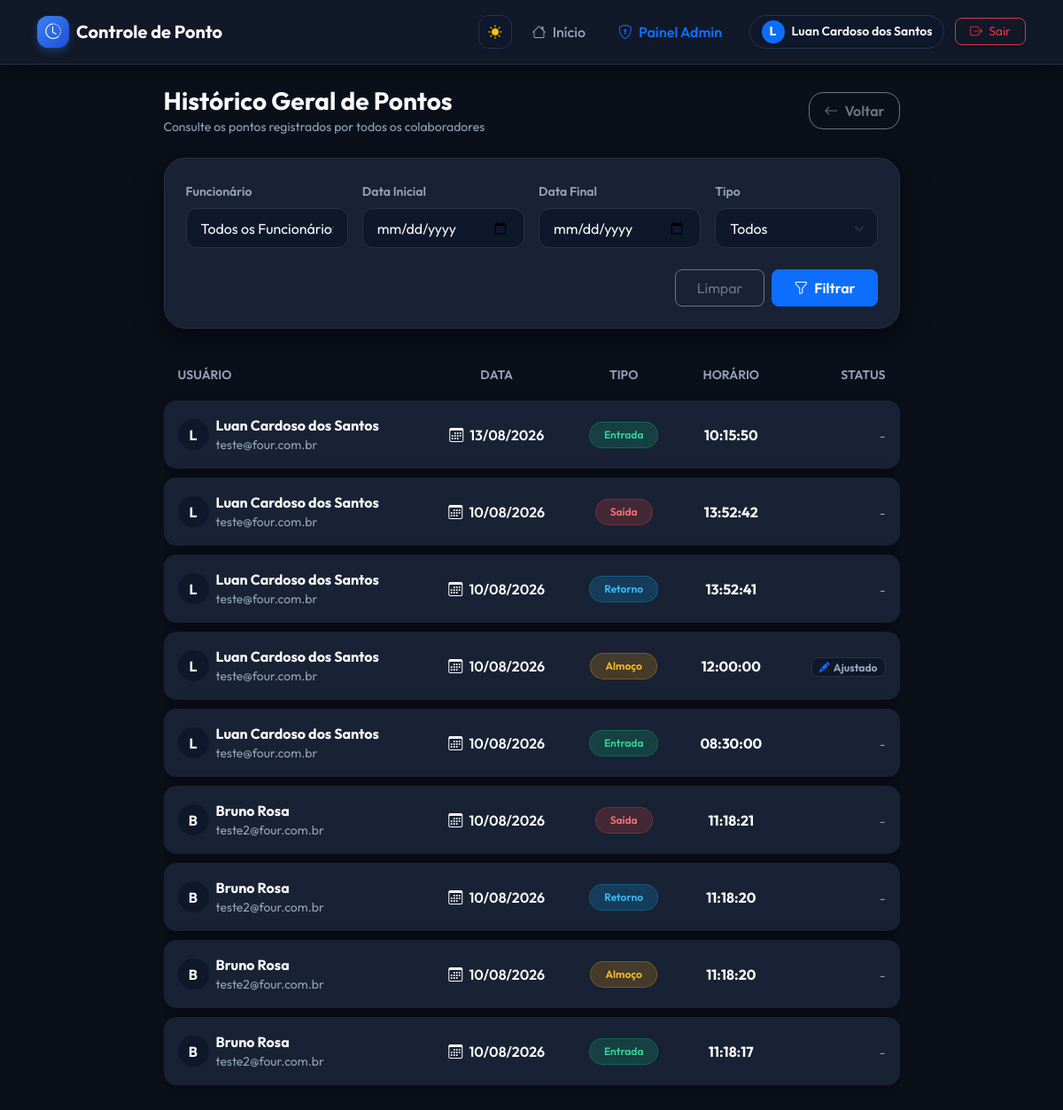
The app's page /admin/historico (signed in), older data.
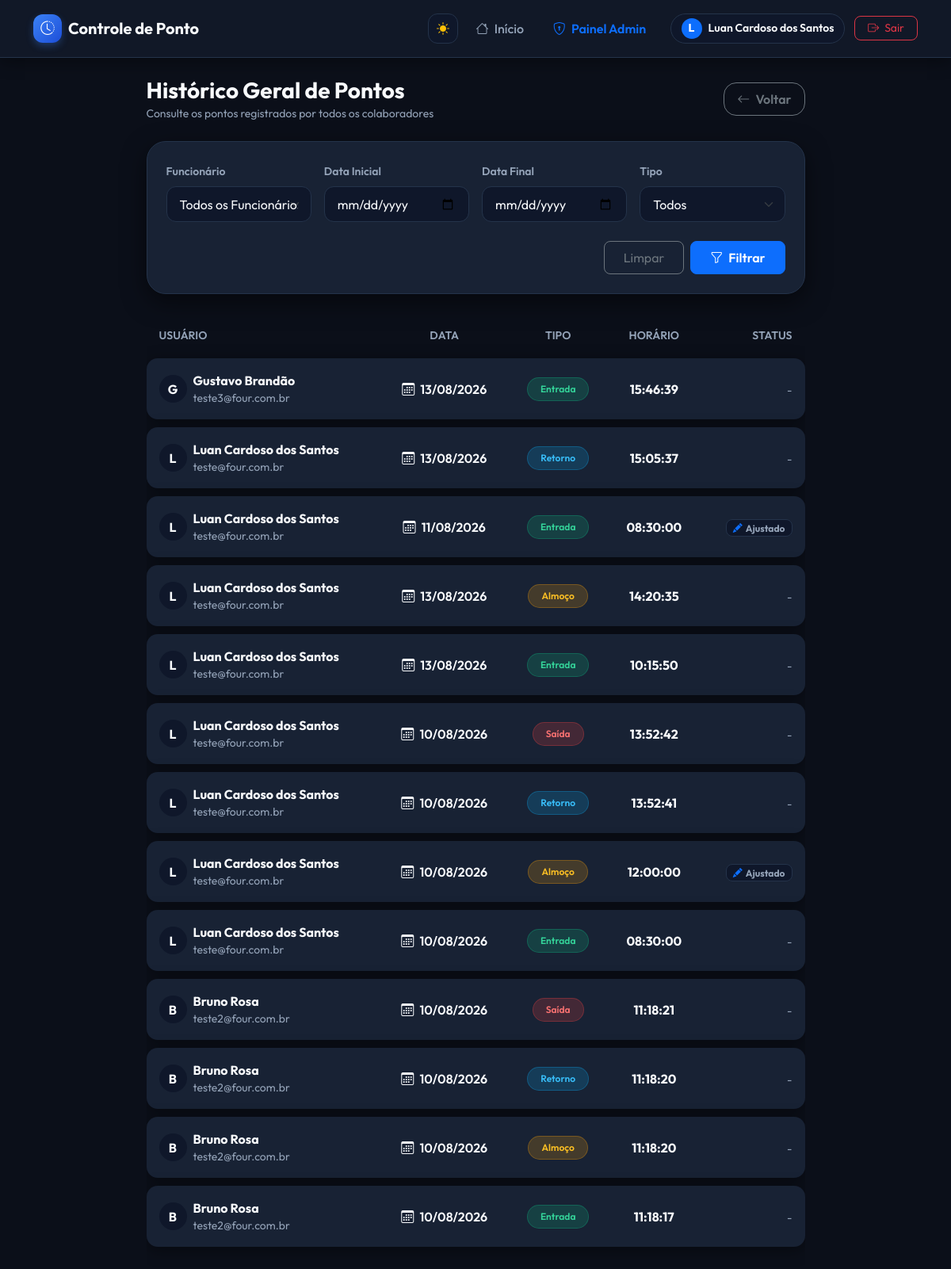
The same page, newer data.
### app.py (models this page shows)
class Usuario(UserMixin, db.Model):
    id = db.Column(db.Integer, primary_key=True)
    nome = db.Column(db.String(100), nullable=False)
    email = db.Column(db.String(100), unique=True, nullable=False)
    senha_hash = db.Column(db.String(200), nullable=False)
    is_admin = db.Column(db.Boolean, default=False)
    pontos = db.relationship("RegistroPonto", backref="usuario", lazy=True)
    solicitacoes = db.relationship("SolicitacaoCorrecao", backref="usuario", lazy=True)

class RegistroPonto(db.Model):
    id = db.Column(db.Integer, primary_key=True)
    data = db.Column(db.String(10), nullable=False)  # DD/MM/YYYY
    tipo = db.Column(db.String(20), nullable=False)
    hora = db.Column(db.String(8), nullable=False)   # HH:MM:SS
    usuario_id = db.Column(db.Integer, db.ForeignKey("usuario.id"), nullable=False)
    foi_ajustado = db.Column(db.Boolean, default=False)

### app.py (the view, shortened to what this page needs)
@app.route("/admin/historico")
@login_required
@admin_required
def admin_historico():
    usuario_id = request.args.get("usuario_id", type=int)
    busca_nome = request.args.get("busca_nome", "").strip()
    data_inicio = request.args.get("data_inicio", "").strip()
    data_fim = request.args.get("data_fim", "").strip()
    tipo_ponto = request.args.get("tipo_ponto", "").strip()
    query = RegistroPonto.query.join(Usuario)
    if usuario_id:
        query = query.filter(RegistroPonto.usuario_id == usuario_id)
    if busca_nome:
        query = query.filter((Usuario.nome.ilike(f"%{busca_nome}%")) | (Usuario.email.ilike(f"%{busca_nome}%")))
    if tipo_ponto:
        query = query.filter(RegistroPonto.tipo == tipo_ponto)
    registros = query.order_by(RegistroPonto.id.desc()).all()
    usuarios = Usuario.query.order_by(Usuario.nome.asc()).all()
    return render_template(
        "admin_historico.html",
        registros=registros,
        usuarios=usuarios,
        usuario_id_selecionado=usuario_id,
        busca_nome=busca_nome,
        data_inicio=data_inicio,
        data_fim=data_fim,
        tipo_ponto=tipo_ponto,
    )

### templates/admin_historico.html (shortened to what this page needs)
{% extends 'base.html' %}
{% block content %}
<div class="row justify-content-center fade-in-up">
    <div class="col-lg-10 col-xl-9">
        <div class="d-flex justify-content-between align-items-center mb-4">
            <div>
                <h3 class="fw-bold m-0" style="color: var(--text-main);">Histórico Geral de Pontos</h3>
                <span class="small" style="color: var(--text-muted);">Consulte os pontos registrados por todos os colaboradores</span>
            </div>
            <a href="{{ url_for('index') }}" class="btn btn-outline-secondary rounded-4 px-3 py-2 fw-semibold">
                <i class="bi bi-arrow-left me-1"></i> Voltar
            </a>
        </div>
        <div class="pastel-card p-4 mb-4">
            <form method="GET" action="{{ url_for('admin_historico') }}">
                <div class="row g-3">
                    <div class="col-md-6 col-lg-3">
                        <label for="usuario_id" class="form-label small fw-semibold" style="color: var(--text-muted);">Funcionário</label>
                        <select class="form-select" id="usuario_id" name="usuario_id">
                            <option value="">Todos os Funcionários</option>
                        </select>
                    </div>
                    <div class="col-md-6 col-lg-3">
                        <label for="data_inicio" class="form-label small fw-semibold" style="color: var(--text-muted);">Data Inicial</label>
                        <input type="date" class="form-control" id="data_inicio" name="data_inicio" value="{{ request.args.get('data_inicio', '') }}">
                    </div>
                    <div class="col-md-6 col-lg-3">
                        <label for="data_fim" class="form-label small fw-semibold" style="color: var(--text-muted);">Data Final</label>
                        <input type="date" class="form-control" id="data_fim" name="data_fim" value="{{ request.args.get('data_fim', '') }}">
                    </div>
                    <div class="col-md-6 col-lg-3">
                        <label for="tipo" class="form-label small fw-semibold" style="color: var(--text-muted);">Tipo</label>
                        <select class="form-select" id="tipo" name="tipo">
                            <option value="">Todos</option>
                        </select>
                    </div>
                </div>
                <div class="d-flex justify-content-end gap-2 mt-4">
                    <a href="{{ url_for('admin_historico') }}" class="btn btn-outline-secondary rounded-3 px-4 py-2">Limpar</a>
                    <button type="submit" class="btn btn-primary rounded-3 px-4 py-2 fw-semibold">
                        <i class="bi bi-funnel me-1"></i> Filtrar
                    </button>
                </div>
            </form>
        </div>
        <div class="table-responsive">
            <table class="table table-custom align-middle">
                <thead>
                    <tr class="small text-uppercase" style="color: var(--text-muted);">
                        <th class="ps-3">Usuário</th>
                        <th class="text-center">Data</th>
                        <th class="text-center">Tipo</th>
                        <th class="text-center">Horário</th>
                        <th class="text-end pe-3">Status</th>
                    </tr>
                </thead>
                <tbody>
                    {% for reg in registros %}
                    <tr>
                        <td class="ps-3">
                            <div class="d-flex align-items-center gap-2">
                                <div class="rounded-circle d-flex align-items-center justify-content-center fw-bold"
                                     style="width: 35px; height: 35px; flex-shrink: 0; background-color: var(--bg-input); color: var(--text-main);">
                                    {{ (reg.usuario.nome if reg.usuario is defined else (reg.nome if reg.nome is defined else 'U'))[0] | upper }}
                                </div>
                                <div>
                                    <div class="fw-bold" style="color: var(--text-main);">{{ reg.usuario.nome if reg.usuario is defined else (reg.nome if reg.nome is defined else 'Usuário') }}</div>
                                    <div class="small" style="color: var(--text-muted);">{{ reg.usuario.email if reg.usuario is defined else (reg.email if reg.email is defined else '') }}</div>
                                </div>
                            </div>
                        </td>
                        <td class="text-center fw-semibold" style="white-space: nowrap; color: var(--text-muted);">
                            <i class="bi bi-calendar3 me-1"></i>
                            {% if reg.data is defined %}{{ reg.data }}{% elif reg.data_hora is defined %}{{ reg.data_hora.strftime('%d/%m/%Y') }}{% endif %}
                        </td>
                        <td class="text-center">
                            {% set t = reg.tipo if reg.tipo is defined else reg['tipo'] %}
                            {% if t == 'Entrada' %}
                                <span class="badge badge-entrada px-3 py-2 rounded-pill fw-semibold">Entrada</span>
                            {% elif t == 'Almoço' %}
                                <span class="badge badge-almoco px-3 py-2 rounded-pill fw-semibold">Almoço</span>
                            {% elif t == 'Retorno' %}
                                <span class="badge badge-retorno px-3 py-2 rounded-pill fw-semibold">Retorno</span>
                            {% elif t == 'Saída' %}
                                <span class="badge badge-saida px-3 py-2 rounded-pill fw-semibold">Saída</span>
                            {% else %}
                                <span class="badge bg-secondary px-3 py-2 rounded-pill">{{ t }}</span>
                            {% endif %}
                        </td>
                        <td class="fw-bold text-center" style="white-space: nowrap; color: var(--text-main);">
                            {% if reg.hora is defined %}{{ reg.hora }}{% elif reg.data_hora is defined %}{{ reg.data_hora.strftime('%H:%M:%S') }}{% endif %}
                        </td>
                        <td class="text-end pe-3">
                            {% set e_ajustado = reg.foi_ajustado or reg.ajustado or reg.is_adjusted or reg.editado or (reg['foi_ajustado'] is defined and reg['foi_ajustado']) or (reg['ajustado'] is defined and reg['ajustado']) or (reg['status'] is defined and reg['status'] == 'Ajustado') %}
                            {% if e_ajustado %}
                                <span class="badge badge-ajustado px-2 py-1 rounded-3 small" data-bs-toggle="tooltip" title="Ponto editado/ajustado">
                                    <i class="bi bi-pencil-fill me-1 text-primary"></i>Ajustado
                                </span>
                            {% else %}
                                <span class="small" style="color: var(--text-muted);">-</span>
                            {% endif %}
                        </td>
                    </tr>
                    {% endfor %}
                </tbody>
            </table>
        </div>
    </div>
</div>
{% endblock %}

### templates/base.html (shortened to what this page needs)
<!DOCTYPE html>
<html lang="pt-br" data-theme="dark">
<head>
    <link href="https://cdn.jsdelivr.net/npm/bootstrap@5.3.0/dist/css/bootstrap.min.css" rel="stylesheet">
    <link href="https://cdn.jsdelivr.net/npm/bootstrap-icons@1.10.5/font/bootstrap-icons.css" rel="stylesheet">
</head>
<body>
    <nav class="navbar navbar-expand-lg navbar-pastel mb-4">
        <div class="container justify-content-between">
            <a class="navbar-brand d-flex align-items-center gap-2 m-0" href="{{ url_for('index') if current_user.is_authenticated else url_for('login') }}">
                <div class="brand-logo">
                    <i class="bi bi-clock-history"></i>
                </div>
                <span class="fw-bold fs-5 text-dark">Controle de Ponto</span>
            </a>
            <div class="d-flex align-items-center gap-2">
                <button class="btn-theme-toggle" id="themeToggleBtn" title="Alternar tema">
                    <i class="bi bi-sun-fill text-warning" id="themeIcon"></i>
                </button>
                {% if current_user.is_authenticated %}
                    <div class="collapse navbar-collapse" id="navbarContent">
                        <ul class="navbar-nav ms-auto align-items-center gap-2 mt-3 mt-lg-0">
                            <li class="nav-item">
                                <a href="{{ url_for('index') }}" class="nav-link-custom">
                                    <i class="bi bi-house me-1"></i> Início
                                </a>
                            </li>
                            {% if current_user.is_admin %}
                                <li class="nav-item">
                                    <a href="{{ url_for('admin_panel') }}" class="nav-link-custom text-primary fw-semibold">
                                        <i class="bi bi-shield-lock me-1"></i> Painel Admin
                                    </a>
                                </li>
                            {% endif %}
                            <li class="nav-item ms-lg-2">
                                <div class="user-pill d-flex align-items-center gap-2">
                                    <div class="bg-primary text-white rounded-circle d-flex align-items-center justify-content-center fw-bold small" style="width: 26px; height: 26px;">
                                        {{ current_user.nome[0] | upper if current_user.nome else 'U' }}
                                    </div>
                                    <span class="small fw-semibold text-dark">{{ current_user.nome }}</span>
                                </div>
                            </li>
                            <li class="nav-item">
                                <a href="{{ url_for('logout') }}" class="btn btn-outline-danger btn-sm rounded-3 px-3 py-1 ms-lg-1">
                                    <i class="bi bi-box-arrow-right me-1"></i> Sair
                                </a>
                            </li>
                        </ul>
                    </div>
                {% endif %}
            </div>
        </div>
    </nav>
    <main class="container mb-5">
        {% block content %}{% endblock %}
    </main>
</body>
</html>

Row changes from the older to the newer data that the page shows:
added RegistroPonto: usuario "Gustavo Brandão", usuario "teste3@four.com.br", data "13/08/2026", tipo "Entrada", hora "15:46:39"
added Usuario: nome "G"
added RegistroPonto: Usuario.nome "L", usuario "Luan Cardoso dos Santos", usuario "teste@four.com.br", data "13/08/2026", tipo "Retorno", hora "15:05:37"
added RegistroPonto: Usuario.nome "L", usuario "Luan Cardoso dos Santos", usuario "teste@four.com.br", data "11/08/2026", tipo "Entrada", hora "08:30:00", shows "Ajustado"
added RegistroPonto: Usuario.nome "L", usuario "Luan Cardoso dos Santos", usuario "teste@four.com.br", data "13/08/2026", tipo "Almoço", hora "14:20:35"
